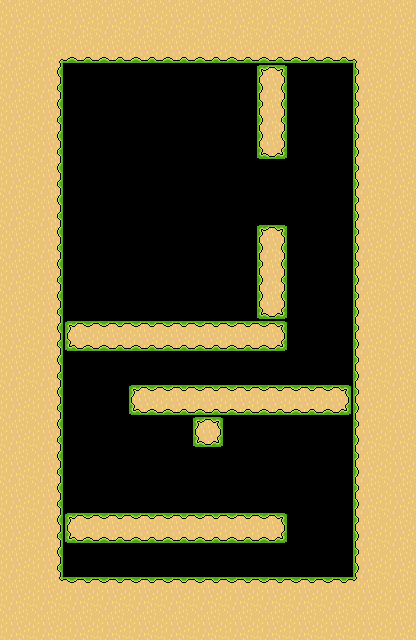

A level layout from a 2D game, rendered from its tile map. Below: a short description, then the map file with tile-grid data replaced by summaries:
An orthogonal 13x20 tile map with 32x32 px tiles, 1 tile layer (Ground) and 6 objects.

<map version="1.5" tiledversion="1.7.1" orientation="orthogonal" renderorder="right-down" width="13" height="20" tilewidth="32" tileheight="32" infinite="0" nextlayerid="29" nextobjectid="111">
 <editorsettings>
  <export target="LevelTilemap_level7.json" format="json" />
 </editorsettings>
 <properties>
  <property name="extraText" value="Timing is important." />
  <property name="levelIndex" type="int" value="7" />
  <property name="levelName" value="Level 7" />
  <property name="levelNameOffsetY" type="int" value="-80" />
  <property name="levelNameShortened" value="7" />
  <property name="numberOfSlimes" type="int" value="1" />
 </properties>
 <tileset firstgid="1" name="tileset" tilewidth="32" tileheight="32" tilecount="36" columns="6">
  <image source="../../artwork/tileset.png" width="192" height="192" />
  <tile id="0">
   <properties>
    <property name="collides" type="bool" value="true" />
   </properties>
  </tile>
  <tile id="1">
   <properties>
    <property name="collides" type="bool" value="true" />
   </properties>
  </tile>
  <tile id="2">
   <properties>
    <property name="collides" type="bool" value="true" />
   </properties>
  </tile>
  <tile id="3">
   <properties>
    <property name="collides" type="bool" value="true" />
   </properties>
  </tile>
  <tile id="4">
   <properties>
    <property name="collides" type="bool" value="false" />
   </properties>
  </tile>
  <tile id="5">
   <properties>
    <property name="collides" type="bool" value="false" />
   </properties>
  </tile>
  <tile id="6">
   <properties>
    <property name="collides" type="bool" value="true" />
   </properties>
  </tile>
  <tile id="7">
   <properties>
    <property name="collides" type="bool" value="true" />
   </properties>
  </tile>
  <tile id="8">
   <properties>
    <property name="collides" type="bool" value="true" />
   </properties>
  </tile>
  <tile id="9">
   <properties>
    <property name="collides" type="bool" value="true" />
   </properties>
  </tile>
  <tile id="10">
   <properties>
    <property name="collides" type="bool" value="false" />
   </properties>
  </tile>
  <tile id="11">
   <properties>
    <property name="collides" type="bool" value="false" />
   </properties>
  </tile>
  <tile id="12">
   <properties>
    <property name="collides" type="bool" value="true" />
   </properties>
  </tile>
  <tile id="13">
   <properties>
    <property name="collides" type="bool" value="true" />
   </properties>
  </tile>
  <tile id="14">
   <properties>
    <property name="collides" type="bool" value="true" />
   </properties>
  </tile>
  <tile id="15">
   <properties>
    <property name="collides" type="bool" value="true" />
   </properties>
  </tile>
  <tile id="16">
   <properties>
    <property name="collides" type="bool" value="false" />
    <property name="expValue" type="int" value="3" />
    <property name="isFlying" type="bool" value="true" />
    <property name="level" type="int" value="1" />
    <property name="objectTag" value="slimeEnemy" />
   </properties>
  </tile>
  <tile id="17">
   <properties>
    <property name="collides" type="bool" value="false" />
    <property name="expValue" type="int" value="3" />
    <property name="isFlying" type="bool" value="false" />
    <property name="level" type="int" value="1" />
    <property name="objectTag" value="slimeEnemy" />
   </properties>
  </tile>
  <tile id="18">
   <properties>
    <property name="collides" type="bool" value="true" />
   </properties>
  </tile>
  <tile id="19">
   <properties>
    <property name="collides" type="bool" value="true" />
   </properties>
  </tile>
  <tile id="20">
   <properties>
    <property name="collides" type="bool" value="true" />
   </properties>
  </tile>
  <tile id="21">
   <properties>
    <property name="collides" type="bool" value="true" />
   </properties>
  </tile>
  <tile id="22">
   <properties>
    <property name="collides" type="bool" value="false" />
    <property name="expValue" type="int" value="5" />
    <property name="isFlying" type="bool" value="true" />
    <property name="level" type="int" value="2" />
    <property name="objectTag" value="slimeEnemy" />
   </properties>
  </tile>
  <tile id="23">
   <properties>
    <property name="collides" type="bool" value="false" />
    <property name="expValue" type="int" value="5" />
    <property name="isFlying" type="bool" value="false" />
    <property name="level" type="int" value="2" />
    <property name="objectTag" value="slimeEnemy" />
   </properties>
  </tile>
  <tile id="24">
   <properties>
    <property name="collides" type="bool" value="false" />
    <property name="direction" value="right" />
    <property name="objectTag" value="spike" />
    <property name="spriteName" value="rightSpikes" />
   </properties>
  </tile>
  <tile id="25">
   <properties>
    <property name="collides" type="bool" value="false" />
    <property name="direction" value="left" />
    <property name="objectTag" value="spike" />
    <property name="spriteName" value="leftSpikes" />
   </properties>
  </tile>
  <tile id="26">
   <properties>
    <property name="collides" type="bool" value="false" />
    <property name="direction" value="down" />
    <property name="objectTag" value="spike" />
    <property name="spriteName" value="downSpikes" />
   </properties>
  </tile>
  <tile id="27">
   <properties>
    <property name="collides" type="bool" value="false" />
    <property name="direction" value="up" />
    <property name="objectTag" value="spike" />
    <property name="spriteName" value="upSpikes" />
   </properties>
  </tile>
  <tile id="28">
   <properties>
    <property name="collides" type="bool" value="false" />
    <property name="expValue" type="int" value="10" />
    <property name="isFlying" type="bool" value="true" />
    <property name="level" type="int" value="3" />
    <property name="objectTag" value="slimeEnemy" />
   </properties>
  </tile>
  <tile id="29">
   <properties>
    <property name="collides" type="bool" value="false" />
    <property name="expValue" type="int" value="10" />
    <property name="isFlying" type="bool" value="false" />
    <property name="level" type="int" value="3" />
    <property name="objectTag" value="slimeEnemy" />
   </properties>
  </tile>
  <tile id="30">
   <properties>
    <property name="collides" type="bool" value="false" />
    <property name="objectTag" value="endOfLevel" />
   </properties>
  </tile>
  <tile id="31">
   <properties>
    <property name="collides" type="bool" value="false" />
    <property name="objectTag" value="pickUp" />
    <property name="pickUpType" value="doubleJump" />
    <property name="spriteName" value="doubleJump" />
   </properties>
  </tile>
  <tile id="32">
   <properties>
    <property name="collides" type="bool" value="false" />
    <property name="objectTag" value="pickUp" />
   </properties>
  </tile>
  <tile id="33">
   <properties>
    <property name="collides" type="bool" value="false" />
   </properties>
  </tile>
  <tile id="34">
   <properties>
    <property name="collides" type="bool" value="false" />
   </properties>
  </tile>
  <tile id="35">
   <properties>
    <property name="collides" type="bool" value="false" />
    <property name="objectTag" value="playerSpawn" />
   </properties>
  </tile>
 </tileset>
 <layer id="6" name="Ground" width="13" height="20">
  <data>[260 cells, 144 non-empty, 16 distinct tile ids]</data>
 </layer>
 <objectgroup id="28" name="GameObjects">
  <object id="84" gid="31" x="96" y="320" width="32" height="32" />
  <object id="90" gid="36" x="64" y="576" width="32" height="32" />
  <object id="107" gid="25" x="224" y="448" width="32" height="32" />
  <object id="108" gid="25" x="288" y="352" width="32" height="32" />
  <object id="109" gid="25" x="288" y="544" width="32" height="32" />
  <object id="110" gid="18" x="256" y="224" width="32" height="32" />
 </objectgroup>
</map>
